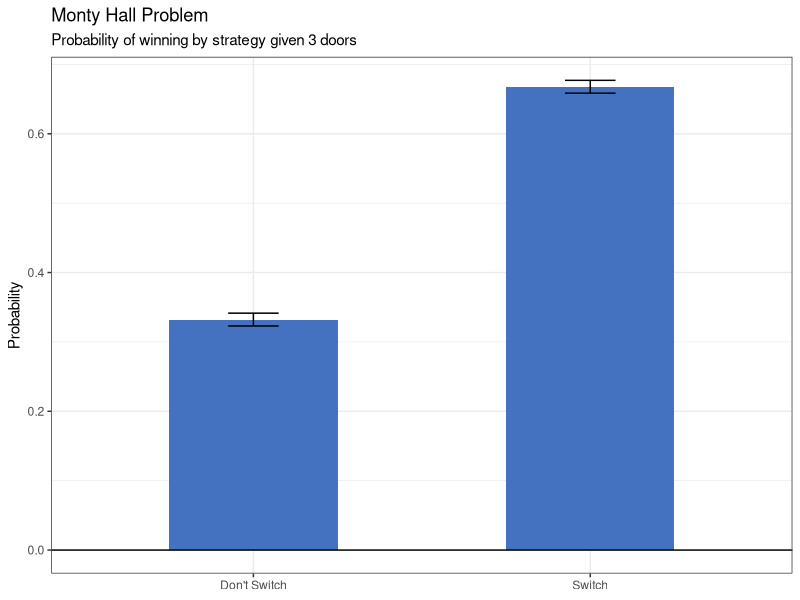

Reproduce this figure in R.
# Daniel Eubanks
# December 2018
# WorksOfR.wordpress.com

library(ggplot2)

########## MONTY HALL SIMULATION

n <- 10000
doors <- 3

# Generate n outcomes: randomly pick prize door, randomly make first pick
prize_door <- sample(1:doors,n,replace=TRUE)
first_pick <- sample(1:doors,n,replace=TRUE)

# Without switching, it's a win if prize door is the first pick
wins_noswitch <- prize_door ==  first_pick
# With switching, it's a win if prize door is not first pick
wins_switch <- prize_door != first_pick

# Probabilities
p_noswitch <- mean(wins_noswitch)
p_switch <- mean(wins_switch)

# Plot the results: probability of winning by srategy with confidence intervals
p_df <- data.frame(strategy = c("Switch","Don't Switch"),
                   p_win = c(p_switch,p_noswitch),
                   sd = c(sqrt(p_switch*(1-p_switch)),sqrt(p_noswitch*(1-p_noswitch))),
                   n = n)
p_df$se <- p_df$sd/sqrt(p_df$n)
p_df$lo <- p_df$p_win - qt(0.975,p_df$n-1)*p_df$se
p_df$hi <- p_df$p_win + qt(0.975,p_df$n-1)*p_df$se

ggplot(p_df,aes(strategy,p_win)) +
    geom_bar(stat="identity",fill="#4472c0",width=0.5) +
    geom_errorbar(aes(ymin=lo,ymax=hi),width=0.15) +
    geom_hline(yintercept=0) +
    labs(title="Monty Hall Problem",
         subtitle=paste("Probability of winning by strategy given",doors,"doors")) +
    xlab(NULL) +
    ylab("Probability") +
    theme_bw()


